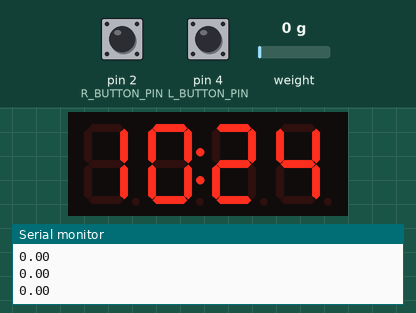
Bench run of a sketch on a simulated Arduino Uno, built with avr-gcc and run on an emulated ATmega328P. Shown: 4-digit seven-segment display, the last lines printed to the serial monitor. The test bench sets the inputs (shaded band); at power-on: pin 4 (L_BUTTON_PIN) HIGH, pin 2 (R_BUTTON_PIN) HIGH, weight on the scale 0 g. The local clock reads 2024-03-15 10:24:30 at power-on unless the sketch sets it.

Above: at 2.2 s.
2.3 s: pin 4 (L_BUTTON_PIN) pulled LOW for 3.2 s
At 4.9 s:
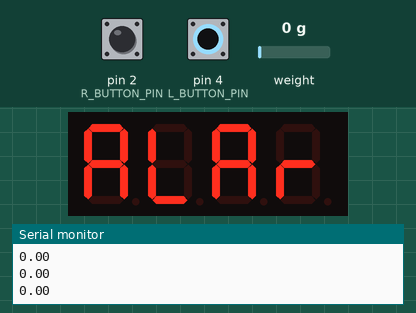
7.4 s: pin 2 (R_BUTTON_PIN) pulled LOW for 0.15 s
At 8.81 s:
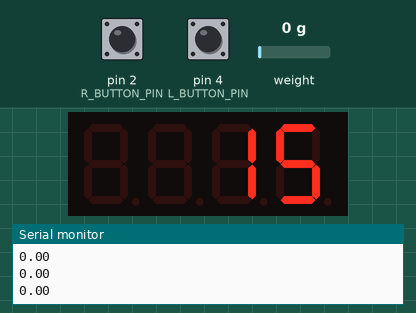
10.0 s: pin 2 (R_BUTTON_PIN) pulled LOW for 1 s
At 11.4 s:
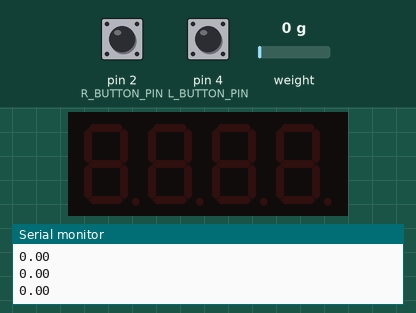
13.0 s: pin 2 (R_BUTTON_PIN) pulled LOW for 3.2 s
At 17.1 s:
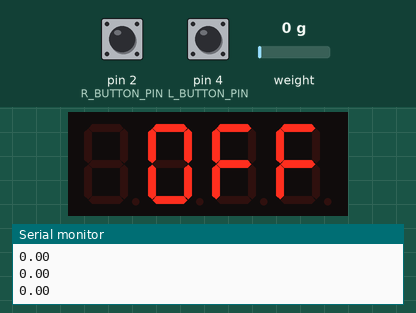
19.2 s: pin 2 (R_BUTTON_PIN) pulled LOW for 3.2 s
At 23.5 s:
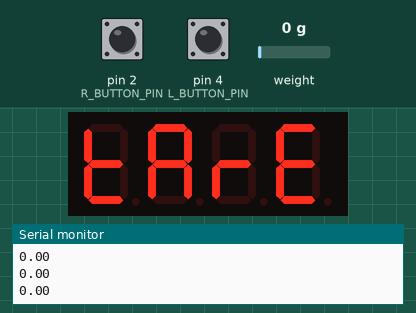
25.3 s: pin 4 (L_BUTTON_PIN) pulled LOW for 0.15 s
At 31.2 s:
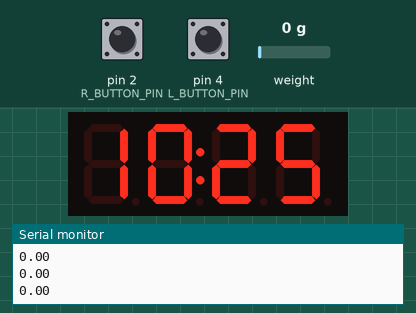
Timing chart, 0 to 31.6 s (numbered marks = the images above; inputs shaded):
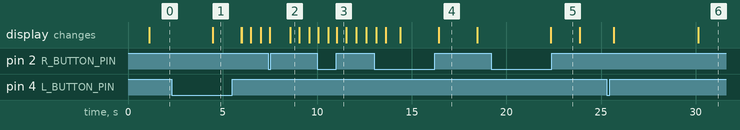

Measured:
- after the input at 2.3 s, the display: changes after 2.2 s (image 1)
- after the input at 10.0 s, the display: first differs from a run without the input after 1.0 s (image 3)
- after the input at 13.0 s, the display: first differs from a run without the input after 3.4 s (image 4)
- after the input at 19.2 s, the display: changes after 3.2 s (image 5)
- what the display in image 2 shows lasts 0.4 s, from 8.6 s to 9.0 s
- what the display in image 4 shows lasts 2.0 s, from 16.4 s to 18.4 s

The sketch:

MY_water_alarm.ino
```cpp
#include "HX711.h"
#include <Wire.h>
#include "RTClib.h"
#include <TM1637Display.h>


// pins for HX711 weight scale module
#define HX711_DT_PIN 6 // HX711.DOUT	- pin D6
#define HX711_SCK_PIN 5 // HX711.PD_SCK	- pin D5

// pins for buttons
#define R_BUTTON_PIN 2 // Right Button - pin D2
#define L_BUTTON_PIN 4 // Left Button - pin D4

// pin for alarm buzzer
#define PIEZO_PIN 3 // Piezo Buzzer - pin D3

// pins for digit display
#define DISPLAY_CLK_PIN 10 // Display CLK - pin D10
#define DISPLAY_DIO_PIN 11 // Display DIO - pin D11

// classes initialized for the modules
RTC_DS1307 RTC; //define DS1307 object for keeping real time defined by 'RTC'
HX711 scale(HX711_DT_PIN, HX711_SCK_PIN);		// weight scale defined by 'scale'
TM1637Display display = TM1637Display(DISPLAY_CLK_PIN, DISPLAY_DIO_PIN); // digit display defined by 'display'


void setup() {
  Serial.begin(38400); // Serial for program testing

  display.setBrightness(7); // initially setting displays brightness at the highest level

  // initialize buttons pins as input
  pinMode(R_BUTTON_PIN, INPUT);
  pinMode(L_BUTTON_PIN, INPUT);

  // initialize weight scale
  scale.set_scale(2280.f);    // this value is obtained by calibrating the scale with known weights
//  scale.set_offset(135582); // can be use to pre-set scale to a set weight
  scale.tare();				        // reset the scale to 0

  // define and set current time to RTC module
  Wire.begin();
  RTC.begin();
  if (! RTC.isrunning()) {
//    Serial.println("RTC is NOT running!");
    // following line sets the RTC to the date & time this sketch was compiled
    RTC.adjust(DateTime(__DATE__, __TIME__));
  }
}

///////////////// Global variables used within loop() ///////////////////////
bool OFF_BUZZ_CHECK = false; // used to have the scale need to read 2 zero weights in a row to stop the alarm
bool BUZZ = false; // if true, indicates that the alarm should be going off

int SCALE_MARGIN = 5; // margin for weight inprecision for the scale

bool R_PUSHED = false; // if true, indicates that the right button is being pressed
bool L_PUSHED = false; // if true, indicates that the left button is being pressed
int BUTTON_PRESS_HOLD_TIME = 2000; // time (in millseconds) that it takes for a pressed button to count as a hold on the button
unsigned long PREV_TIME = 0; // keeps track of time in milliseconds of when an event happened.

int CURR_DISPLAY_BRIGHT = 7; // what the displays brightness is currently set to (0-7)

bool ALARM_ARMED = false;

int ALARM_HOUR = 6; // alarms set hour (24-hour format)
int ALARM_MINUTE = 15; // alarms set minute

unsigned long CURR_TIME = 0; // used to hold time in millis() to keep track of time since an events happen

// Segement activated arrays for digit display
const uint8_t on[] = {
  SEG_A | SEG_B | SEG_F | SEG_C | SEG_E | SEG_D,  // O
  SEG_A | SEG_B | SEG_F | SEG_C | SEG_E   // N
};
const uint8_t off[] = {
  SEG_A | SEG_B | SEG_F | SEG_C | SEG_E | SEG_D,  // O
  SEG_A | SEG_G | SEG_F | SEG_E,   // F
  SEG_A | SEG_G | SEG_F | SEG_E   // F
};
const uint8_t tare[] = {
  SEG_D | SEG_F | SEG_E | SEG_G,  // t
  SEG_A | SEG_G | SEG_F | SEG_B | SEG_E | SEG_C,   // A
  SEG_G | SEG_E,   // r
  SEG_A | SEG_F | SEG_G | SEG_E | SEG_D    // E
};
const uint8_t gulp[] = {
  SEG_A | SEG_F | SEG_E   | SEG_C | SEG_D,  // G
  SEG_D | SEG_F | SEG_B | SEG_E | SEG_C,   // U
  SEG_F | SEG_E | SEG_D,   // L
  SEG_A | SEG_F | SEG_G | SEG_E | SEG_B    // P
};
const uint8_t alar[] = {
  SEG_A | SEG_G | SEG_F | SEG_B | SEG_E | SEG_C,  // A
  SEG_F | SEG_E | SEG_D,   // L
  SEG_A | SEG_G | SEG_F | SEG_B | SEG_E | SEG_C,  // A
  SEG_G | SEG_E   // r
};

/////////////////////////////////////////////////////////////////////////////
// Summmary of loop() logic:
// Check if the the time is same as the set alarm. If so, alarm should be going off
// Check for right button being pushed. On tap, check if alarm is on. On hold, tare the scale.
// Check for left button being pushed. On tap, cycle the display brightness. On hold, set the alarm time.
// Check if the alarm should be going off. If so, set alarm off. Else display time.
void loop() {
  Serial.println(scale.get_units());
  // get current time from RTC
  DateTime now = RTC.now();
  int now_hour = now.hour();
  int now_minute = now.minute();
  // if it is the alarms set time and the alarm is armed, buzz the alarm
  if(now_hour == ALARM_HOUR && now_minute == ALARM_MINUTE && now.second() < 8 && ALARM_ARMED) {
    BUZZ = true;
  }

  CURR_TIME = millis();  // Time in milliseconds from upload used to know time from an event

  // logic for right button:
  // if it is pressed, display that the alarm is on or off
  // if press held for more than # seconds, tare/calibrate the weight scale
  if(digitalRead(R_BUTTON_PIN) == LOW) { // If the button is being pushed
    if(R_PUSHED) { // if the button is being held
      if(CURR_TIME - PREV_TIME > BUTTON_PRESS_HOLD_TIME) { // if the button has been held for # seconds
        scale.tare(); // calibrate the scale to 0 with current weight
        display.setSegments(tare);
        delay(1500);
        R_PUSHED = false;
      }
    } else {
      PREV_TIME = CURR_TIME;
      R_PUSHED = true;
    }
  } else if(R_PUSHED) { // the button has only been pressed
    displayAlarmStatus();
    R_PUSHED = false;
  }

  // logic for left button:
  // if it is pressed, cycle the brightness of the display
  // if press held for more than # seconds, set the alarms time
  if(digitalRead(L_BUTTON_PIN) == LOW) {
    if(L_PUSHED) {
      if(CURR_TIME - PREV_TIME > BUTTON_PRESS_HOLD_TIME) {
        setAlarmsTime();
        L_PUSHED = false;
      }
    } else {
      PREV_TIME = CURR_TIME;
      L_PUSHED = true;
    }
  } else if(L_PUSHED) {
    changeDisplayBrightness();
    L_PUSHED = false;
  }


  if(BUZZ) { // if the alarm should be going off
    display.clear();
    tone(PIEZO_PIN, 1500, 600); // noise
    delay(600);
    display.setSegments(gulp); // false gulp on the display
    delay(500); // pause inbetween noises

    if(scale.get_units() > -1*SCALE_MARGIN && scale.get_units() < SCALE_MARGIN) {
      if(OFF_BUZZ_CHECK) { // causes the scale to need to read the weight as 0 twice before turning off
        BUZZ = false;
      } else {
        OFF_BUZZ_CHECK = true;
      }
    } else {
      OFF_BUZZ_CHECK = false;
    }
  } else { // display the time in 12-hour format
    displayCurrTime(now_hour, now_minute);
  }

  if(scale.get_units() > -1*SCALE_MARGIN) { // if the weight is at 0 or lighter the alarm is not set
    ALARM_ARMED = false;
  } else { // else the weight is higher than 0 and that means that the alarm should be ready to go off
    ALARM_ARMED = true;
  }
}


///////////////////////// Methods //////////////////////////

// Display time in hours:minutes in 12-hour format, hours are passed in as 24-hour format
void displayCurrTime(int now_hour, int now_minute) {
  // display clock to in 12-hour clock format (for now NOT worrying about denoting am or pm)
  if(now_hour <= 12) {
    if(now_hour == 0) {
      display.showNumberDecEx(1200 + now_minute, 0b01000000, false);
    } else {
      display.showNumberDecEx(now_hour*100 + now_minute, 0b01000000, false);
    }
  } else {
    display.showNumberDecEx((now_hour-12)*100 + now_minute, 0b01000000, false);
  }
}

// Display if the alarm is ready to go off or not, denoted by global boolean ALARM_ARMED
void displayAlarmStatus() {
  if(ALARM_ARMED) {
    display.clear();
    display.setSegments(on, 2, 2);
  } else {
    display.clear();
    display.setSegments(off, 3, 1);
  }
  delay(2000);
}


// Set the alarms time using the left button to increment the hours and minutes, and the
// right button the confirm those selected hours and minutes.
// The colon and the opposite side of digits on the display will blink to denote that its setting the alarm time.
// Setting hours in 24-hour format, and the method will not exit until both hours and minutes are confirmed
void setAlarmsTime() {
  display.setSegments(alar);
  delay(1500);
  display.clear();
  bool l_button_pressed = false;
  bool r_button_pressed = false;
  bool colon_off = true;
  unsigned long prev_time = 0;

  int curr_hour = ALARM_HOUR;
  int curr_minute = ALARM_MINUTE;

  // set hours
  while(true) {
    CURR_TIME = millis();
    if(CURR_TIME - prev_time >= 500) { // blinking colon and the minutes digits on and off every 500 milliseconds
      if(colon_off) {
        display.clear();
        display.showNumberDec(curr_hour, true, 2, 0);
        colon_off = false;
      } else {
        display.showNumberDecEx(curr_hour * 100 + curr_minute, 0b01000000, true);
        colon_off = true;
      }
      prev_time = CURR_TIME;
    }

    if(digitalRead(L_BUTTON_PIN) == LOW) {
      l_button_pressed = true;
    } else if(l_button_pressed) { // on a press increment hours once, no matter how long is held
      ++curr_hour;
      // cycle through possible hours
      if(curr_hour == 24) {
        curr_hour = 0;
      }
      display.showNumberDec(curr_hour * 100 + curr_minute, true);
      l_button_pressed = false;
    }

    if(digitalRead(R_BUTTON_PIN) == LOW) { // on a press, confirm the hours
      r_button_pressed = true;
    } else if(r_button_pressed) {
      r_button_pressed = false;
      break;
    }
  }

  delay(1000); // delay to avoid accidental double right button click

  // set minutes
  while(true) {
    CURR_TIME = millis();
    if(CURR_TIME - prev_time >= 500) { // blinking colon and the hour digits on and off every 500 milliseconds
      if(colon_off) {
        display.clear();
        display.showNumberDec(curr_minute, true, 2, 2);
        colon_off = false;
      } else {
        display.showNumberDecEx(curr_hour * 100 + curr_minute, 0b01000000, true);
        colon_off = true;
      }
      prev_time = CURR_TIME;
    }

    if(digitalRead(L_BUTTON_PIN) == LOW) {
      l_button_pressed = true;
    } else if(l_button_pressed) { // on a press increment minutes by 5 once, no matter how long is held
      curr_minute += 5;
      // cycle through possible minutes
      if(curr_minute == 60) {
        curr_minute = 0;
      }
      display.showNumberDec(curr_hour * 100 + curr_minute, true, 4, 0);
      l_button_pressed = false;
    }


    if(digitalRead(R_BUTTON_PIN) == LOW) { // on a press, confirm the minutes
      r_button_pressed = true;
    } else if(r_button_pressed) {
      r_button_pressed = false;
      break;
    }
  }

  // blink the set alarm time 3 times
  display.clear();
  delay(500);
  display.showNumberDecEx(curr_hour * 100 + curr_minute, 0b01000000, false);
  delay(500);
  display.clear();
  delay(500);
  display.showNumberDecEx(curr_hour * 100 + curr_minute, 0b01000000, false);
  delay(500);
  display.clear();
  delay(500);
  display.showNumberDecEx(curr_hour * 100 + curr_minute, 0b01000000, false);
  delay(750);

  // set the selected alarm time to the global variables
  ALARM_HOUR = curr_hour;
  ALARM_MINUTE = curr_minute;
}


// Changes the display brightness which can be set to 0-7
void changeDisplayBrightness() {
  // cycles through brightness as 0 -> 1 -> 2 -> 3 -> 7
  switch(CURR_DISPLAY_BRIGHT) {
    case 7:
      CURR_DISPLAY_BRIGHT = 0;
      break;
    case 3:
      CURR_DISPLAY_BRIGHT = 7;
      break;
    default:
      CURR_DISPLAY_BRIGHT++;
  }
  display.setBrightness(CURR_DISPLAY_BRIGHT);
}
////////////////////////////////////////////////////////////
```
